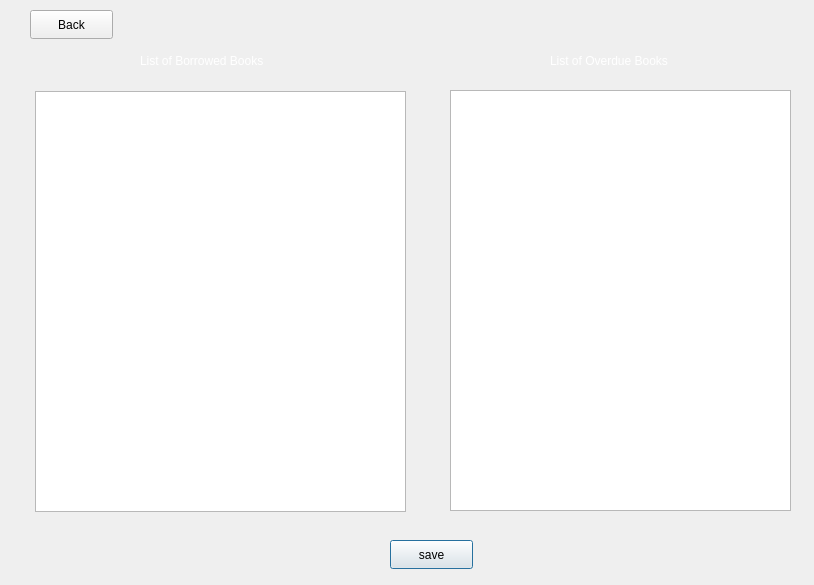
<?xml version="1.0" encoding="UTF-8"?>
<ui version="4.0">
 <class>report_paper</class>
 <widget class="QDialog" name="report_paper">
  <property name="geometry">
   <rect>
    <x>0</x>
    <y>0</y>
    <width>814</width>
    <height>585</height>
   </rect>
  </property>
  <property name="windowTitle">
   <string>Dialog</string>
  </property>
  <property name="styleSheet">
   <string notr="true">
QDialog{
    background-image: url(&quot;:/Images/ylswjsy7stw-2048x1201.jpg&quot;);
    background-repeat: no-repeat;
    background-position: center;
    background-attachment: fixed;
}
</string>
  </property>
  <widget class="QTableWidget" name="overdue_books">
   <property name="geometry">
    <rect>
     <x>450</x>
     <y>90</y>
     <width>341</width>
     <height>421</height>
    </rect>
   </property>
   <property name="font">
    <font>
     <pointsize>9</pointsize>
    </font>
   </property>
  </widget>
  <widget class="QLabel" name="label">
   <property name="geometry">
    <rect>
     <x>550</x>
     <y>50</y>
     <width>151</width>
     <height>21</height>
    </rect>
   </property>
   <property name="styleSheet">
    <string notr="true">QLabel{
color:white;
}</string>
   </property>
   <property name="text">
    <string>List of Overdue Books</string>
   </property>
  </widget>
  <widget class="QLabel" name="label_2">
   <property name="geometry">
    <rect>
     <x>140</x>
     <y>50</y>
     <width>171</width>
     <height>21</height>
    </rect>
   </property>
   <property name="styleSheet">
    <string notr="true">QLabel{
color:white;
}</string>
   </property>
   <property name="text">
    <string>List of Borrowed Books</string>
   </property>
  </widget>
  <widget class="QTableWidget" name="borrowed_books">
   <property name="geometry">
    <rect>
     <x>35</x>
     <y>91</y>
     <width>371</width>
     <height>421</height>
    </rect>
   </property>
  </widget>
  <widget class="QPushButton" name="save_button">
   <property name="geometry">
    <rect>
     <x>390</x>
     <y>540</y>
     <width>83</width>
     <height>29</height>
    </rect>
   </property>
   <property name="text">
    <string>save</string>
   </property>
  </widget>
  <widget class="QPushButton" name="pushButton">
   <property name="geometry">
    <rect>
     <x>30</x>
     <y>10</y>
     <width>83</width>
     <height>29</height>
    </rect>
   </property>
   <property name="text">
    <string>Back</string>
   </property>
  </widget>
 </widget>
 <resources/>
 <connections/>
</ui>
